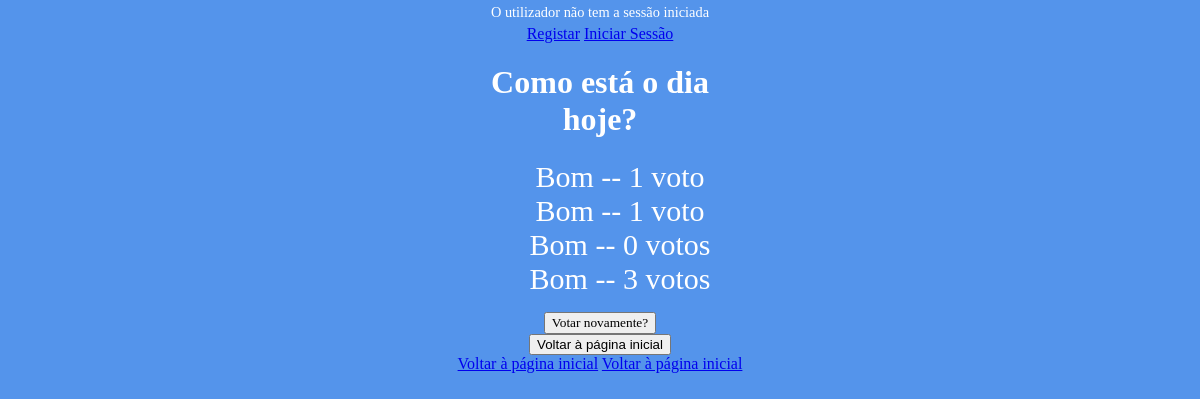
/votacao/2/resultados, run on the app's committed database.
### votacao/models.py (models this page shows, shortened)
class Questao(models.Model):
 questao_texto = models.CharField(max_length=200)
 pub_data = models.DateTimeField('data de publicacao')

class Opcao(models.Model):
 questao = models.ForeignKey(Questao, on_delete=models.CASCADE)
 opcao_texto = models.CharField(max_length=200)
 votos = models.IntegerField(default=0)

### votacao/views.py (the view)
# urls.py: path("<int:questao_id>/resultados", views.resultados, name="resultados"),
def resultados(request, questao_id):
    questao = get_object_or_404(Questao, pk=questao_id)
    return render(request, 'votacao/resultados.html', {'questao': questao})

### votacao/templates/votacao/resultados.html (shortened to what this page needs)
{% extends "./secondbase.html" %}
{% block body %}
    <form action="{% url 'votacao:detalhe' questao.id %}" method="post">
        <h1>{{ questao.questao_texto }}</h1>
        <ul>
        {% for opcao in questao.opcao_set.all %}
        <li>{{ opcao.opcao_texto }} -- {{ opcao.votos }} voto{{ opcao.votos|pluralize }}</li>
        {% endfor %}
        </ul>
        <input type="submit" value="Votar novamente?"/>
        <button type="submit" formaction="{% url 'votacao:index' %}">Voltar à página inicial</button>
    </form>
    <br>
    <a href="{% url 'votacao:index' %}">Voltar à página inicial</a>
{% endblock %}

### votacao/static/votacao/css/estilos.css (style rules this page uses)
body { background-image: url('images/Iscte.JPG'); background-color: #5494EB; background-position: center; background-size: auto; background-repeat: no-repeat; margin: 0; font-family: Arial black; align:center; text-align:center; }
h1 { font-family: Arial black; text-align: center; color: white; }
p, li { text-align:center; color: white; font-size: 30px; }
ul { list-style-type: none; font-family: Arial black; text-align: center; }
input { color: black; text-align: center; font-family: Arial black; }
form { postion:fixed; top:50%; left:50%; width:250px; display:inline-block; }

### data on the page
Questao: questao_texto "Como está o dia hoje?"
Opcao: opcao_texto "Bom", votos "1"
Opcao: opcao_texto "Bom", votos "1"
Opcao: opcao_texto "Bom", votos "0"
Opcao: opcao_texto "Bom", votos "3"
